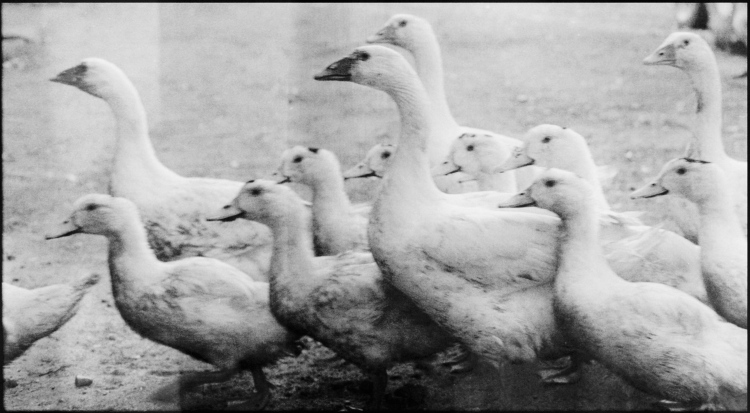
#> input picture openCV/images/d.jpg, 1500 x 826 px, found by its file name (shown at 1/2 size)
$ python ex26_AddWeighted.py
#> lines starting #> are read from the running program, lines starting #| are printed output that depends on the picture
from cv2 import cv2
import numpy as np

myImg0 = cv2.imread('E:\\ImageProcessingdenemeleri\\images\\d.jpg')
#> myImg0 is the input picture: shape (826, 1500, 3); min 0, max 247, mean 162.8
myImg1 = cv2.imread('E:\\ImageProcessingdenemeleri\\images\\k.jfif')
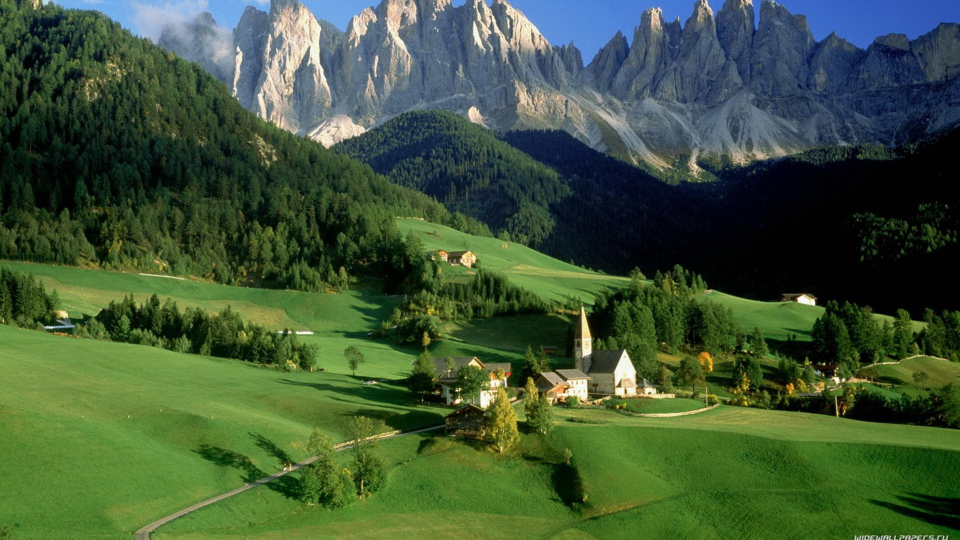
#> input picture openCV/images/k.jfif, 1920 x 1080 px, found by its file name (shown at 1/2 size)
#> myImg1 is the input picture: shape (1080, 1920, 3); mean B, G, R 56.7, 86.8, 64.3

myImg0= cv2.resize(myImg0,(560,360))
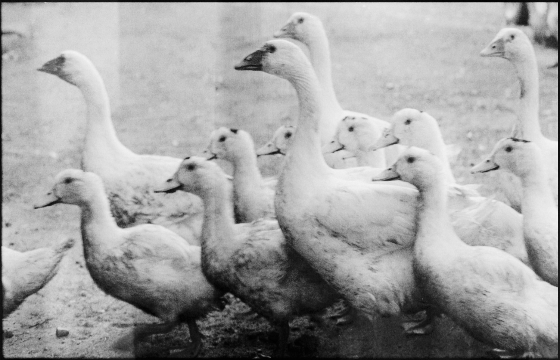
#> myImg0: shape (360, 560, 3); min 0, max 246, mean 162.7
myImg1= cv2.resize(myImg1,(560,360))
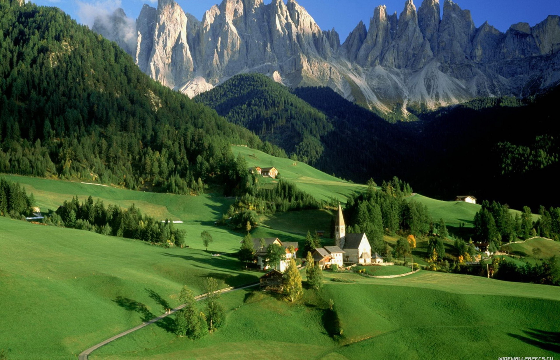
#> myImg1: shape (360, 560, 3); mean B, G, R 56.7, 86.8, 64.3

newImg = cv2.addWeighted(myImg0,0.5,myImg1,0.5,0)
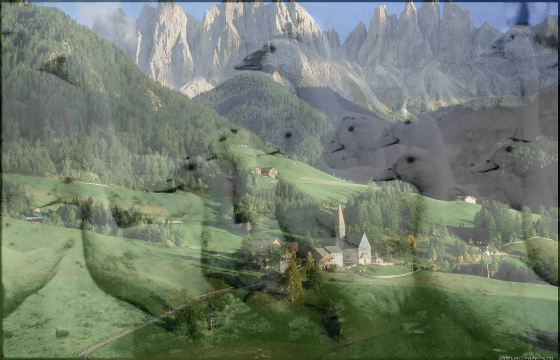
#> newImg: shape (360, 560, 3); mean B, G, R 109.7, 124.8, 113.5

cv2.imshow('Weighted Image', newImg)
cv2.waitKey(0)
cv2.destroyAllWindows()
